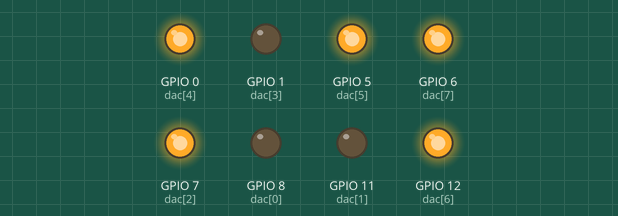
Recording of a program running on a simulated Raspberry Pi (BCM pin numbers). Parts: output pins drawn as LEDs (lit = HIGH). Random numbers come from a fixed seed; what the program prints to the terminal is not drawn. At 15.0 s the program stops and its outputs stay as they are.

Above: at 0.1 s.
At 15.1 s:
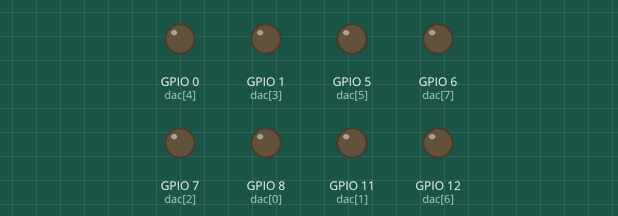
Timing chart, 0 to 16.5 s (numbered marks = the images above):
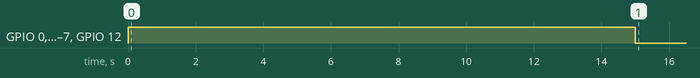

The program:

2-2-bin-number.py
```python
import RPi.GPIO as GPIO
import time
import random

GPIO.setmode(GPIO.BCM)

dac = [8, 11, 7, 1, 0, 5, 12, 6]
number = []
GPIO.setup(dac, GPIO.OUT)
for i in range (len(dac)):
    number.append(GPIO.input(dac[i]))
for i in range (len(dac)):
    number[i] = random.randint(0, 1)
print(number)

GPIO.output(dac, 0)
for i in range (len(dac)):
    GPIO.output(dac[i], number[i])
time.sleep(15)

GPIO.output(dac, 0)
GPIO.cleanup()
```
